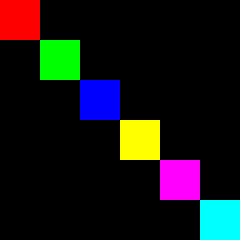

The script that saved this image:
import matplotlib.pyplot as plt
import numpy as np

# Define the size of the image
image_size = 240

# Create an empty image
image = np.zeros((image_size, image_size, 3))

# Define the colors for the squares
colors = [
    [1, 0, 0],  # Red
    [0, 1, 0],  # Green
    [0, 0, 1],  # Blue
    [1, 1, 0],  # Yellow
    [1, 0, 1],  # Magenta
    [0, 1, 1]   # Cyan
]

# Define the size of the squares
square_size = image_size // len(colors)

# Fill the image with colored squares
for i, color in enumerate(colors):
    start = i * square_size
    end = start + square_size
    image[start:end, start:end] = color
import PIL
PIL.Image.fromarray((image * 255).astype(np.uint8)).save('test.png')
# Display the image
flow=np.ones((image_size, image_size, 2))*40
flow[:, :, 0] = 0
import cv2
def warp_flow(img, flow):
    h, w = flow.shape[:2]
    flow_new = flow.copy()
    flow_new[:,:,0] += np.arange(w)
    flow_new[:,:,1] += np.arange(h)[:,np.newaxis]
    print(flow_new[0,0])
    # res = cv2.remap(img, flow_new, None, cv2.INTER_CUBIC, borderMode=cv2.BORDER_CONSTANT)
    res = cv2.remap(img, flow_new[...,0], flow_new[...,1], cv2.INTER_CUBIC, borderMode=cv2.BORDER_CONSTANT)
    return res
warped_img = warp_flow(image, flow.astype(np.float32))
PIL.Image.fromarray((warped_img * 255).astype(np.uint8)).save('test_warped.png')

plt.imshow(image)

plt.show()